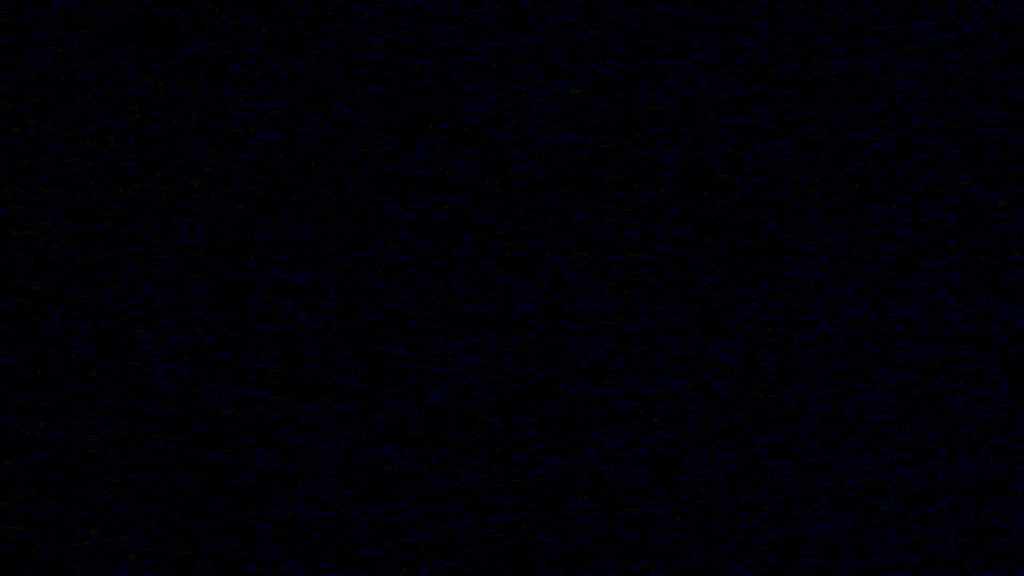
#> input picture src/black.jpg, 1024 x 576 px
$ python -i image_process_detect.py   (imports and definitions only)   (older library calls are emulated)
#> lines starting #> are read from the running program, lines starting #| are printed output that depends on the picture; after the words box and inside, x2 and y2 are one past the last pixel; in counts of white or black regions, pixels touching at a corner belong together
#> further down, picture is the input picture: shape (576, 1024, 3); mean B, G, R 6.3, 0.6, 0.6
### src/utils/img.py
import numpy as np
import cv2
import torch
from scipy.ndimage import maximum_filter

import matplotlib
matplotlib.use('agg')
import matplotlib.pyplot as plt

from src.opt import opt
pose_cls = opt.pose_cls


# [12 lines left out: functions im_to_torch, torch_to_im, not called in this run]


def cut_image(img, bottom=0, top=0, left=0, right=0):
#> called with bottom = 0, top = 40, left = 0, right = 0
    height, width = img.shape[0], img.shape[1]
#> height = 576; width = 1024
    return np.asarray(img[top: height - bottom, left: width - right])
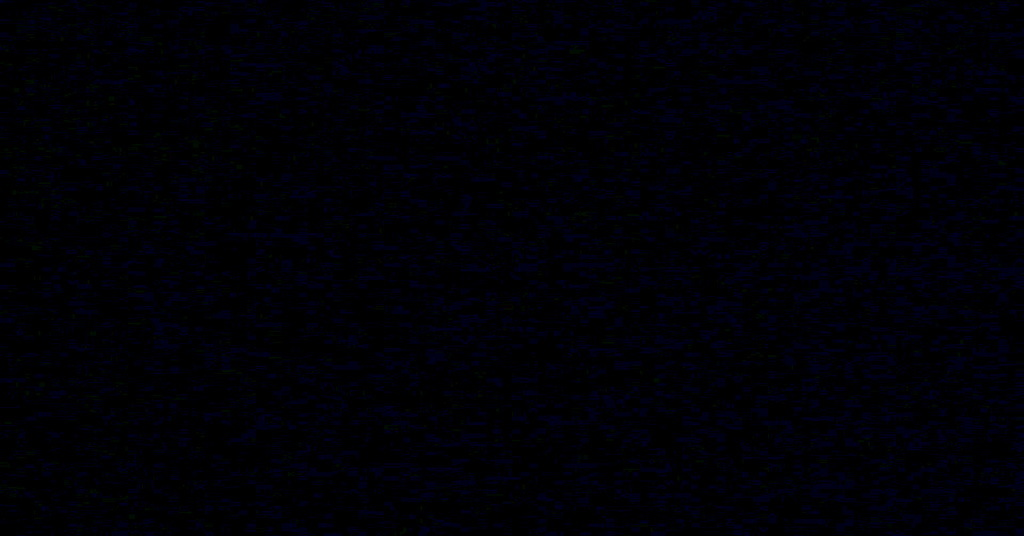
#> returned value: shape (536, 1024, 3); mean of channels 0, 1, 2 6.3, 0.6, 0.6; drawn as B, G, R


def cut_image_with_box(img, bottom=0, top=0, left=0, right=0):
    height, width = img.shape[0], img.shape[1]
    return np.asarray(img[top: bottom, left: right])


def load_image(img_path):
    # H x W x C => C x H x W
    return im_to_torch(scipy.misc.imread(img_path, mode='RGB'))


# [390 lines left out: functions to_numpy, to_torch, drawCircle, gray3D, drawGaussian, drawBigCircle and 10 more, not called in this run]


def get_3rd_point(a, b):
    direct = a - b
    return b + np.array([-direct[1], direct[0]], dtype=np.float32)


# [91 lines left out: functions get_dir, findPeak, processPeaks, calibration, not called in this run]

### src/detector/image_process_detect.py
from ..utils.img import cut_image
import cv2
import numpy as np
import torch
from .box_postprocess import cropBox, im_to_torch
from src.opt import opt

water_top = opt.water_top
input_width = opt.input_width
input_height = opt.input_height


class ImageProcessDetection:
    def __init__(self):
        self.water_top = water_top
        self.rect = []
        self.frame = []
        self.enhanced = []

    def __detect_people(self, diff):
        cut_diff = cut_image(diff, top=self.water_top)
        blur = cv2.blur(cut_diff, (7, 7))
        enhance_kernel = np.array([[0, -1, 0], [0, 5, 0], [0, -1, 0]])
        imageEnhance = cv2.filter2D(blur, -1, enhance_kernel)
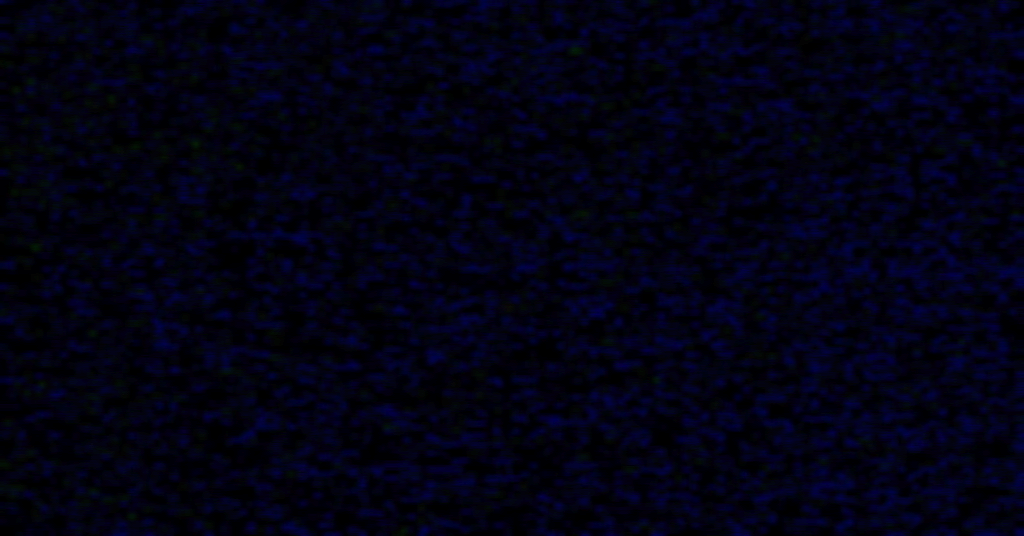
#> imageEnhance: shape (536, 1024, 3); mean B, G, R 18.8, 1.8, 1.9
        self.enhanced = imageEnhance
        hsv = cv2.cvtColor(imageEnhance, cv2.COLOR_BGR2HSV)
#> hsv: shape (536, 1024, 3); mean H, S, V 116.2, 232.7, 18.9
        lower = np.array([0, 0, 46])
        upper = np.array([180, 255, 255])
        thresh = cv2.inRange(hsv, lowerb=lower, upperb=upper)
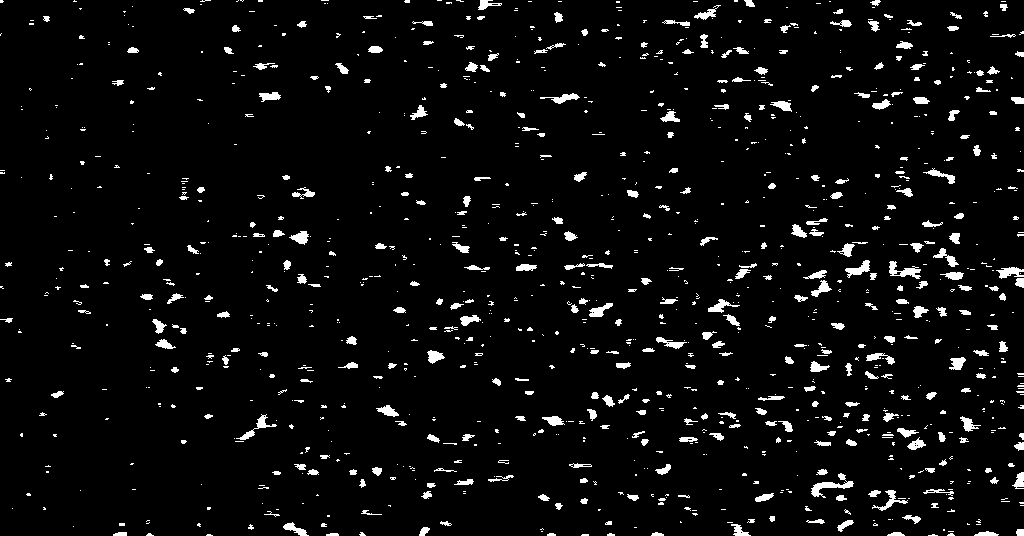
#> thresh: shape (536, 1024); 4.5% white; 1125 white regions (767 under 20 px), largest, box (x1, y1, x2, y2) and area: (811, 473, 854, 498) 324, (889, 261, 921, 279) 258, (236, 414, 277, 440) 212
        dilate_kernel = cv2.getStructuringElement(cv2.MORPH_CROSS, (3, 3))
        dilation = cv2.morphologyEx(thresh, cv2.MORPH_OPEN, dilate_kernel)
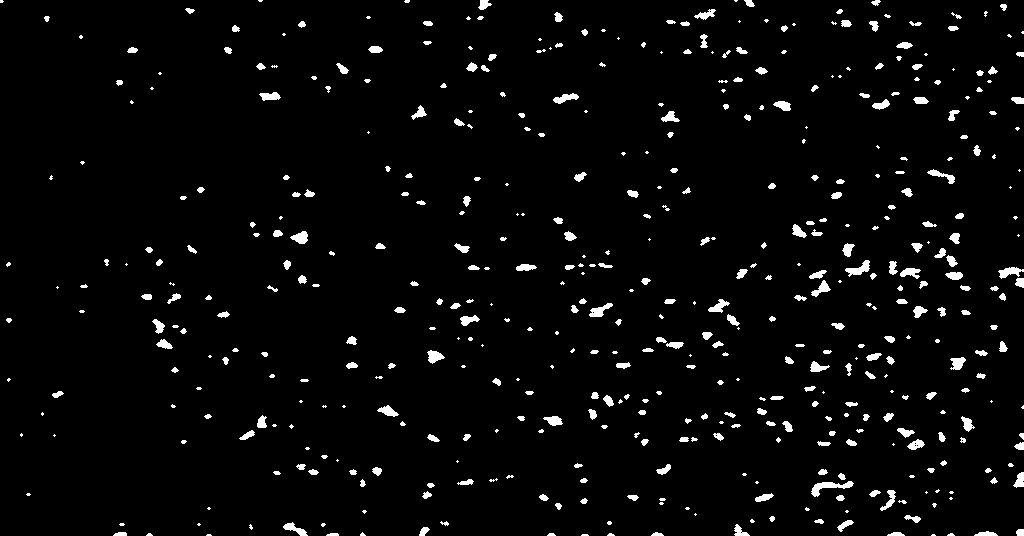
#> dilation: shape (536, 1024); 3.3% white; 493 white regions (184 under 20 px)
        contours, hierarchy = cv2.findContours(dilation, cv2.RETR_EXTERNAL, cv2.CHAIN_APPROX_SIMPLE)
#> contours = 493 contours, 269 with area under 20; largest, box (x1, y1, x2, y2) and area: (811, 481, 854, 497) 216, (845, 260, 870, 277) 157, (998, 267, 1024, 279) 137, (589, 303, 613, 317) 135, (290, 231, 308, 244) 128
        stored = [idx for idx in range(len(contours)) if len(contours[idx]) > 80]
#> stored = []
        real_con = [contours[i] for i in stored]
#> real_con = []
        self.rect = []
        for c in real_con:
            x, y, w, h = cv2.boundingRect(c)
            # cv2.rectangle(self.frame, (x, y + self.water_top), (x + w, y + self.water_top + h), (0, 255, 0), 2)
            self.rect.append([x, y + self.water_top, x + w, y + self.water_top + h, 0.999, 0.999, 0])
#> this loop made 0 passes
#> after the loop, self.rect = []

    def detect_rect(self, diff):
        self.__detect_people(diff)
        return self.rect

    @staticmethod
    def __crop_from_dets(img, boxes, inps, pt1, pt2):
        imght = img.size(1)
        imgwidth = img.size(2)
        tmp_img = img
        tmp_img[0].add_(-0.406)
        tmp_img[1].add_(-0.457)
        tmp_img[2].add_(-0.480)
        for i, box in enumerate(boxes):
            upLeft = torch.Tensor((float(box[0]), float(box[1])))
            bottomRight = torch.Tensor((float(box[2]), float(box[3])))

            ht = bottomRight[1] - upLeft[1]
            width = bottomRight[0] - upLeft[0]

            scaleRate = 0.3
            upLeft[0] = max(0, upLeft[0] - width * scaleRate / 2)
            upLeft[1] = max(0, upLeft[1] - ht * scaleRate / 2)
            bottomRight[0] = max(
                min(imgwidth - 1, bottomRight[0] + width * scaleRate / 2), upLeft[0] + 5)
            bottomRight[1] = max(
                min(imght - 1, bottomRight[1] + ht * scaleRate / 2), upLeft[1] + 5)

            try:
                inps[i] = cropBox(tmp_img.clone(), upLeft, bottomRight, input_height, input_width)
            except IndexError:
                print(tmp_img.shape)
                print(upLeft)
                print(bottomRight)
                print('===')
            pt1[i] = upLeft
            pt2[i] = bottomRight
        return inps, pt1, pt2

    def process(self, frame):
        self.__detect_people(frame)
#> (the run stopped early here; a loop or call above may not have finished)
